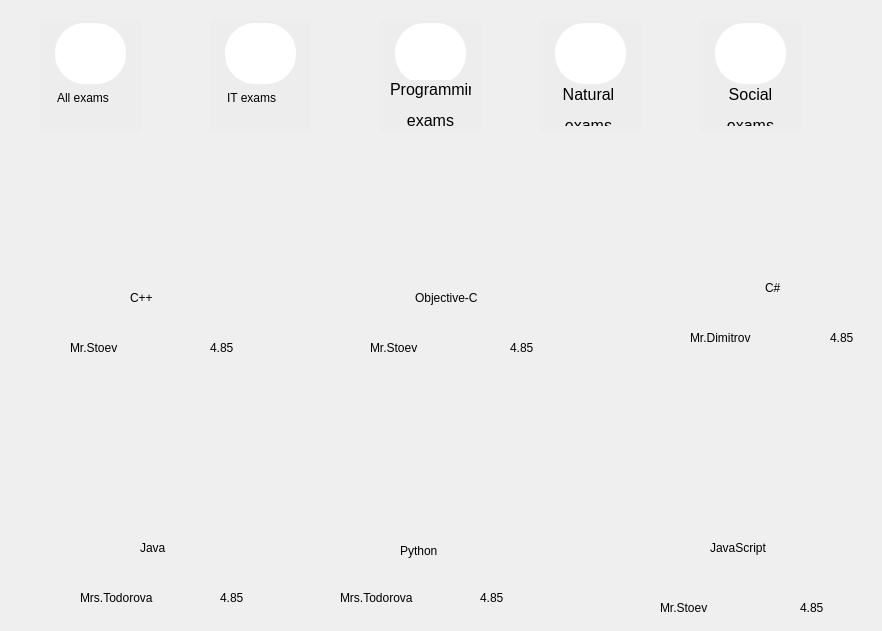
      <widget class="QWidget" name="ProgrammingExams">
       <widget class="QWidget" name="widget_130" native="true">
        <property name="geometry">
         <rect>
          <x>70</x>
          <y>420</y>
          <width>193</width>
          <height>192</height>
         </rect>
        </property>
        <property name="styleSheet">
         <string notr="true">background-color:#EFEFEF;
border-radius:10px;</string>
        </property>
        <widget class="QWidget" name="widget_131" native="true">
         <property name="geometry">
          <rect>
           <x>20</x>
           <y>10</y>
           <width>154</width>
           <height>101</height>
          </rect>
         </property>
         <property name="styleSheet">
          <string notr="true">image: url(:/Resources/Images/Java.png);
border-radius:10px;</string>
         </property>
        </widget>
        <widget class="QLabel" name="label_232">
         <property name="geometry">
          <rect>
           <x>70</x>
           <y>120</y>
           <width>41</width>
           <height>16</height>
          </rect>
         </property>
         <property name="styleSheet">
          <string notr="true">color:black;</string>
         </property>
         <property name="text">
          <string>Java</string>
         </property>
        </widget>
        <widget class="QLabel" name="label_233">
         <property name="geometry">
          <rect>
           <x>10</x>
           <y>170</y>
           <width>81</width>
           <height>16</height>
          </rect>
         </property>
         <property name="styleSheet">
          <string notr="true">color:black;</string>
         </property>
         <property name="text">
          <string>Mrs.Todorova</string>
         </property>
        </widget>
        <widget class="QLabel" name="label_234">
         <property name="geometry">
          <rect>
           <x>150</x>
           <y>170</y>
           <width>31</width>
           <height>16</height>
          </rect>
         </property>
         <property name="styleSheet">
          <string notr="true">color:black;</string>
         </property>
         <property name="text">
          <string>4.85</string>
         </property>
        </widget>
        <widget class="QLabel" name="label_235">
         <property name="geometry">
          <rect>
           <x>117</x>
           <y>167</y>
           <width>31</width>
           <height>21</height>
          </rect>
         </property>
         <property name="styleSheet">
          <string notr="true">image: url(:/Resources/Images/icons/Star.png);</string>
         </property>
         <property name="text">
          <string/>
         </property>
        </widget>
       </widget>
       <widget class="QWidget" name="widget_132" native="true">
        <property name="geometry">
         <rect>
          <x>60</x>
          <y>170</y>
          <width>193</width>
          <height>192</height>
         </rect>
        </property>
        <property name="styleSheet">
         <string notr="true">background-color:#EFEFEF;
border-radius:10px;</string>
        </property>
        <widget class="QWidget" name="widget_133" native="true">
         <property name="geometry">
          <rect>
           <x>10</x>
           <y>0</y>
           <width>171</width>
           <height>131</height>
          </rect>
         </property>
         <property name="styleSheet">
          <string notr="true">image: url(:/Resources/Images/cpp.png);</string>
         </property>
        </widget>
        <widget class="QLabel" name="label_236">
         <property name="geometry">
          <rect>
           <x>70</x>
           <y>120</y>
           <width>41</width>
           <height>16</height>
          </rect>
         </property>
         <property name="styleSheet">
          <string notr="true">color:black;</string>
         </property>
         <property name="text">
          <string>C++</string>
         </property>
        </widget>
        <widget class="QLabel" name="label_237">
         <property name="geometry">
          <rect>
           <x>10</x>
           <y>170</y>
           <width>58</width>
           <height>16</height>
          </rect>
         </property>
         <property name="styleSheet">
          <string notr="true">color:black;</string>
         </property>
         <property name="text">
          <string>Mr.Stoev</string>
         </property>
        </widget>
        <widget class="QLabel" name="label_238">
         <property name="geometry">
          <rect>
           <x>150</x>
           <y>170</y>
           <width>31</width>
           <height>16</height>
          </rect>
         </property>
         <property name="styleSheet">
          <string notr="true">color:black;</string>
         </property>
         <property name="text">
          <string>4.85</string>
         </property>
        </widget>
        <widget class="QLabel" name="label_239">
         <property name="geometry">
          <rect>
           <x>117</x>
           <y>167</y>
           <width>31</width>
           <height>21</height>
          </rect>
         </property>
         <property name="styleSheet">
          <string notr="true">image: url(:/Resources/Images/icons/Star.png);</string>
         </property>
         <property name="text">
          <string/>
         </property>
        </widget>
       </widget>
       <widget class="QWidget" name="widget_134" native="true">
        <property name="geometry">
         <rect>
          <x>680</x>
          <y>160</y>
          <width>193</width>
          <height>192</height>
         </rect>
        </property>
        <property name="styleSheet">
         <string notr="true">background-color:#EFEFEF;
border-radius:10px;</string>
        </property>
        <widget class="QWidget" name="widget_135" native="true">
         <property name="geometry">
          <rect>
           <x>20</x>
           <y>10</y>
           <width>154</width>
           <height>101</height>
          </rect>
         </property>
         <property name="styleSheet">
          <string notr="true">image: url(:/Resources/Images/Csharp .png);</string>
         </property>
        </widget>
        <widget class="QLabel" name="label_240">
         <property name="geometry">
          <rect>
           <x>85</x>
           <y>120</y>
           <width>31</width>
           <height>16</height>
          </rect>
         </property>
         <property name="styleSheet">
          <string notr="true">color:black;</string>
         </property>
         <property name="text">
          <string>C#</string>
         </property>
        </widget>
        <widget class="QLabel" name="label_241">
         <property name="geometry">
          <rect>
           <x>10</x>
           <y>170</y>
           <width>71</width>
           <height>16</height>
          </rect>
         </property>
         <property name="styleSheet">
          <string notr="true">color:black;</string>
         </property>
         <property name="text">
          <string>Mr.Dimitrov</string>
         </property>
        </widget>
        <widget class="QLabel" name="label_242">
         <property name="geometry">
          <rect>
           <x>150</x>
           <y>170</y>
           <width>31</width>
           <height>16</height>
          </rect>
         </property>
         <property name="styleSheet">
          <string notr="true">color:black;</string>
         </property>
         <property name="text">
          <string>4.85</string>
         </property>
        </widget>
        <widget class="QLabel" name="label_243">
         <property name="geometry">
          <rect>
           <x>117</x>
           <y>167</y>
           <width>31</width>
           <height>21</height>
          </rect>
         </property>
         <property name="styleSheet">
          <string notr="true">image: url(:/Resources/Images/icons/Star.png);</string>
         </property>
         <property name="text">
          <string/>
         </property>
        </widget>
       </widget>
       <widget class="QWidget" name="widget_136" native="true">
        <property name="geometry">
         <rect>
          <x>360</x>
          <y>170</y>
          <width>193</width>
          <height>192</height>
         </rect>
        </property>
        <property name="styleSheet">
         <string notr="true">background-color:#EFEFEF;
border-radius:10px;</string>
        </property>
        <widget class="QWidget" name="widget_137" native="true">
         <property name="geometry">
          <rect>
           <x>20</x>
           <y>10</y>
           <width>154</width>
           <height>101</height>
          </rect>
         </property>
         <property name="styleSheet">
          <string notr="true">image: url(:/Resources/Images/c.png);</string>
         </property>
        </widget>
        <widget class="QLabel" name="label_244">
         <property name="geometry">
          <rect>
           <x>55</x>
           <y>120</y>
           <width>111</width>
           <height>16</height>
          </rect>
         </property>
         <property name="styleSheet">
          <string notr="true">color:black;</string>
         </property>
         <property name="text">
          <string>Objective-C</string>
         </property>
        </widget>
        <widget class="QLabel" name="label_245">
         <property name="geometry">
          <rect>
           <x>10</x>
           <y>170</y>
           <width>58</width>
           <height>16</height>
          </rect>
         </property>
         <property name="styleSheet">
          <string notr="true">color:black;</string>
         </property>
         <property name="text">
          <string>Mr.Stoev</string>
         </property>
        </widget>
        <widget class="QLabel" name="label_246">
         <property name="geometry">
          <rect>
           <x>150</x>
           <y>170</y>
           <width>31</width>
           <height>16</height>
          </rect>
         </property>
         <property name="styleSheet">
          <string notr="true">color:black;</string>
         </property>
         <property name="text">
          <string>4.85</string>
         </property>
        </widget>
        <widget class="QLabel" name="label_247">
         <property name="geometry">
          <rect>
           <x>117</x>
           <y>167</y>
           <width>31</width>
           <height>21</height>
          </rect>
         </property>
         <property name="styleSheet">
          <string notr="true">image: url(:/Resources/Images/icons/Star.png);</string>
         </property>
         <property name="text">
          <string/>
         </property>
        </widget>
       </widget>
       <widget class="QWidget" name="widget_138" native="true">
        <property name="geometry">
         <rect>
          <x>650</x>
          <y>430</y>
          <width>193</width>
          <height>192</height>
         </rect>
        </property>
        <property name="styleSheet">
         <string notr="true">background-color:#EFEFEF;
border-radius:10px;</string>
        </property>
        <widget class="QWidget" name="widget_139" native="true">
         <property name="geometry">
          <rect>
           <x>20</x>
           <y>10</y>
           <width>154</width>
           <height>101</height>
          </rect>
         </property>
         <property name="styleSheet">
          <string notr="true">image: url(:/Resources/Images/javascript.png);</string>
         </property>
        </widget>
        <widget class="QLabel" name="label_248">
         <property name="geometry">
          <rect>
           <x>60</x>
           <y>110</y>
           <width>71</width>
           <height>16</height>
          </rect>
         </property>
         <property name="styleSheet">
          <string notr="true">color:black;</string>
         </property>
         <property name="text">
          <string>JavaScript</string>
         </property>
        </widget>
        <widget class="QLabel" name="label_249">
         <property name="geometry">
          <rect>
           <x>10</x>
           <y>170</y>
           <width>58</width>
           <height>16</height>
          </rect>
         </property>
         <property name="styleSheet">
          <string notr="true">color:black;</string>
         </property>
         <property name="text">
          <string>Mr.Stoev</string>
         </property>
        </widget>
        <widget class="QLabel" name="label_250">
         <property name="geometry">
          <rect>
           <x>150</x>
           <y>170</y>
           <width>31</width>
           <height>16</height>
          </rect>
         </property>
         <property name="styleSheet">
          <string notr="true">color:black;</string>
         </property>
         <property name="text">
          <string>4.85</string>
         </property>
        </widget>
        <widget class="QLabel" name="label_251">
         <property name="geometry">
          <rect>
           <x>117</x>
           <y>167</y>
           <width>31</width>
           <height>21</height>
          </rect>
         </property>
         <property name="styleSheet">
          <string notr="true">image: url(:/Resources/Images/icons/Star.png);</string>
         </property>
         <property name="text">
          <string/>
         </property>
        </widget>
       </widget>
       <widget class="QWidget" name="widget_140" native="true">
        <property name="geometry">
         <rect>
          <x>330</x>
          <y>420</y>
          <width>193</width>
          <height>192</height>
         </rect>
        </property>
        <property name="styleSheet">
         <string notr="true">background-color:#EFEFEF;
border-radius:10px;</string>
        </property>
        <widget class="QWidget" name="widget_141" native="true">
         <property name="geometry">
          <rect>
           <x>10</x>
           <y>10</y>
           <width>181</width>
           <height>101</height>
          </rect>
         </property>
         <property name="styleSheet">
          <string notr="true">image: url(:/Resources/Images/python.png);</string>
         </property>
        </widget>
        <widget class="QLabel" name="label_252">
         <property name="geometry">
          <rect>
           <x>10</x>
           <y>170</y>
           <width>81</width>
           <height>16</height>
          </rect>
         </property>
         <property name="styleSheet">
          <string notr="true">color:black;</string>
         </property>
         <property name="text">
          <string>Mrs.Todorova</string>
         </property>
        </widget>
        <widget class="QLabel" name="label_253">
         <property name="geometry">
          <rect>
           <x>150</x>
           <y>170</y>
           <width>31</width>
           <height>16</height>
          </rect>
         </property>
         <property name="styleSheet">
          <string notr="true">color:black;</string>
         </property>
         <property name="text">
          <string>4.85</string>
         </property>
        </widget>
        <widget class="QLabel" name="label_254">
         <property name="geometry">
          <rect>
           <x>117</x>
           <y>167</y>
           <width>31</width>
           <height>21</height>
          </rect>
         </property>
         <property name="styleSheet">
          <string notr="true">image: url(:/Resources/Images/icons/Star.png);</string>
         </property>
         <property name="text">
          <string/>
         </property>
        </widget>
        <widget class="QLabel" name="label_255">
         <property name="geometry">
          <rect>
           <x>70</x>
           <y>120</y>
           <width>51</width>
           <height>21</height>
          </rect>
         </property>
         <property name="styleSheet">
          <string notr="true">color:black;</string>
         </property>
         <property name="text">
          <string>Python</string>
         </property>
        </widget>
       </widget>
       <widget class="QWidget" name="widget_71" native="true">
        <property name="geometry">
         <rect>
          <x>380</x>
          <y>20</y>
          <width>101</width>
          <height>111</height>
         </rect>
        </property>
        <property name="styleSheet">
         <string notr="true">QWidget
{
background-color:#EDEDED
}</string>
        </property>
        <widget class="QWidget" name="widget_72" native="true">
         <property name="geometry">
          <rect>
           <x>15</x>
           <y>3</y>
           <width>71</width>
           <height>61</height>
          </rect>
         </property>
         <property name="styleSheet">
          <string notr="true">QWidget
{
background-color:white;
border-radius:30px;
	image: url(:/Resources/Images/icons/Student Male.png);
}</string>
         </property>
        </widget>
        <widget class="QLabel" name="label_111">
         <property name="geometry">
          <rect>
           <x>10</x>
           <y>60</y>
           <width>81</width>
           <height>51</height>
          </rect>
         </property>
         <property name="font">
          <font>
           <pointsize>12</pointsize>
          </font>
         </property>
         <property name="styleSheet">
          <string notr="true">color:black;</string>
         </property>
         <property name="text">
          <string>&lt;html&gt;&lt;head/&gt;&lt;body&gt;&lt;p align=&quot;center&quot;&gt;Programming&lt;/p&gt;&lt;p align=&quot;center&quot;&gt;exams&lt;/p&gt;&lt;/body&gt;&lt;/html&gt;</string>
         </property>
        </widget>
       </widget>
       <widget class="QWidget" name="widget_66" native="true">
        <property name="geometry">
         <rect>
          <x>210</x>
          <y>20</y>
          <width>101</width>
          <height>111</height>
         </rect>
        </property>
        <property name="styleSheet">
         <string notr="true">QWidget
{
background-color:#EDEDED
}</string>
        </property>
        <widget class="QWidget" name="widget_68" native="true">
         <property name="geometry">
          <rect>
           <x>15</x>
           <y>3</y>
           <width>71</width>
           <height>61</height>
          </rect>
         </property>
         <property name="styleSheet">
          <string notr="true">QWidget
{
background-color:white;
border-radius:30px;
	image: url(:/Resources/Images/icons/Student Male.png);
}</string>
         </property>
        </widget>
        <widget class="QLabel" name="label_109">
         <property name="geometry">
          <rect>
           <x>17</x>
           <y>70</y>
           <width>71</width>
           <height>16</height>
          </rect>
         </property>
         <property name="styleSheet">
          <string notr="true">color:black;</string>
         </property>
         <property name="text">
          <string>IT exams</string>
         </property>
        </widget>
       </widget>
       <widget class="QWidget" name="widget_58" native="true">
        <property name="geometry">
         <rect>
          <x>40</x>
          <y>20</y>
          <width>101</width>
          <height>111</height>
         </rect>
        </property>
        <property name="styleSheet">
         <string notr="true">QWidget
{
background-color:#EDEDED
}</string>
        </property>
        <widget class="QWidget" name="widget_60" native="true">
         <property name="geometry">
          <rect>
           <x>15</x>
           <y>3</y>
           <width>71</width>
           <height>61</height>
          </rect>
         </property>
         <property name="styleSheet">
          <string notr="true">QWidget
{
background-color:white;
border-radius:30px;
	image: url(:/Resources/Images/icons/Student Male.png);
}</string>
         </property>
        </widget>
        <widget class="QLabel" name="label_107">
         <property name="geometry">
          <rect>
           <x>17</x>
           <y>70</y>
           <width>71</width>
           <height>16</height>
          </rect>
         </property>
         <property name="styleSheet">
          <string notr="true">color:black;</string>
         </property>
         <property name="text">
          <string>All exams</string>
         </property>
        </widget>
       </widget>
       <widget class="QWidget" name="widget_62" native="true">
        <property name="geometry">
         <rect>
          <x>540</x>
          <y>20</y>
          <width>101</width>
          <height>111</height>
         </rect>
        </property>
        <property name="styleSheet">
         <string notr="true">QWidget
{
background-color:#EDEDED
}</string>
        </property>
        <widget class="QWidget" name="widget_64" native="true">
         <property name="geometry">
          <rect>
           <x>15</x>
           <y>3</y>
           <width>71</width>
           <height>61</height>
          </rect>
         </property>
         <property name="styleSheet">
          <string notr="true">QWidget
{
background-color:white;
border-radius:30px;
	image: url(:/Resources/Images/icons/Student Male.png);
}</string>
         </property>
        </widget>
        <widget class="QLabel" name="label_108">
         <property name="geometry">
          <rect>
           <x>13</x>
           <y>65</y>
           <width>71</width>
           <height>41</height>
          </rect>
         </property>
         <property name="font">
          <font>
           <pointsize>12</pointsize>
          </font>
         </property>
         <property name="styleSheet">
          <string notr="true">color:black;</string>
         </property>
         <property name="text">
          <string>&lt;html&gt;&lt;head/&gt;&lt;body&gt;&lt;p align=&quot;center&quot;&gt;Natural&lt;/p&gt;&lt;p align=&quot;center&quot;&gt;exams&lt;/p&gt;&lt;/body&gt;&lt;/html&gt;</string>
         </property>
        </widget>
       </widget>
       <widget class="QWidget" name="widget_69" native="true">
        <property name="geometry">
         <rect>
          <x>700</x>
          <y>20</y>
          <width>101</width>
          <height>111</height>
         </rect>
        </property>
        <property name="styleSheet">
         <string notr="true">QWidget
{
background-color:#EDEDED
}</string>
        </property>
        <widget class="QWidget" name="widget_70" native="true">
         <property name="geometry">
          <rect>
           <x>15</x>
           <y>3</y>
           <width>71</width>
           <height>61</height>
          </rect>
         </property>
         <property name="styleSheet">
          <string notr="true">QWidget
{
background-color:white;
border-radius:30px;
	image: url(:/Resources/Images/icons/Student Male.png);
}</string>
         </property>
        </widget>
        <widget class="QLabel" name="label_110">
         <property name="geometry">
          <rect>
           <x>15</x>
           <y>65</y>
           <width>71</width>
           <height>41</height>
          </rect>
         </property>
         <property name="font">
          <font>
           <pointsize>12</pointsize>
          </font>
         </property>
         <property name="styleSheet">
          <string notr="true">color:black;</string>
         </property>
         <property name="text">
          <string>&lt;html&gt;&lt;head/&gt;&lt;body&gt;&lt;p align=&quot;center&quot;&gt;Social&lt;/p&gt;&lt;p align=&quot;center&quot;&gt;exams&lt;/p&gt;&lt;/body&gt;&lt;/html&gt;</string>
         </property>
        </widget>
       </widget>
      </widget>
